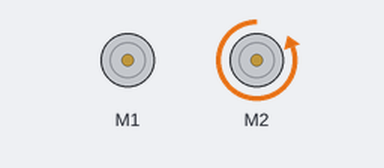
The program below on a simulated Raspberry Pi (BCM pin numbers). Shown: 2 × DC motor (green arrow = forward, orange = backward, longer = faster). Motors are numbered in the order the program creates them (left before right in a Robot). At 16.0 s the program stops and its outputs stay as they are.

Above: at 0.1 s.
At 6.1 s:
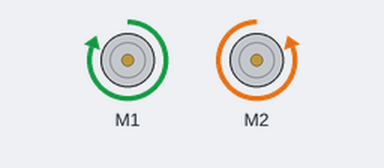
At 16.1 s:
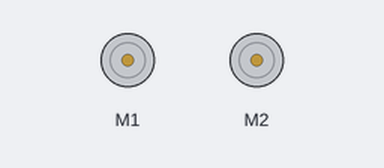
Timing chart, 0 to 17.5 s (numbered marks = the images above):
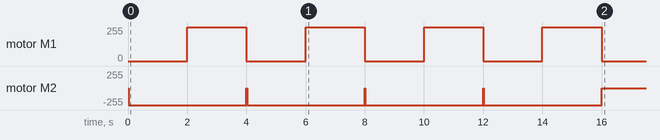

Measured:
- by itself, motor M1: alternates forward 255/255 for 2.0 s and stopped for 2.0 s
- by itself, motor M2: stopped → backward 255/255 at 0.02 s, → stopped 16.0 s later

The program:

motor_code.py
```python
from gpiozero import Motor
from time import sleep
motor1=Motor(14,15)
motor2=Motor(23,24)
for x in range(4):
    motor2.backward()
    sleep(2)
    motor1.forward()
    sleep(2)
    motor1.stop()
    motor2.stop()
```
